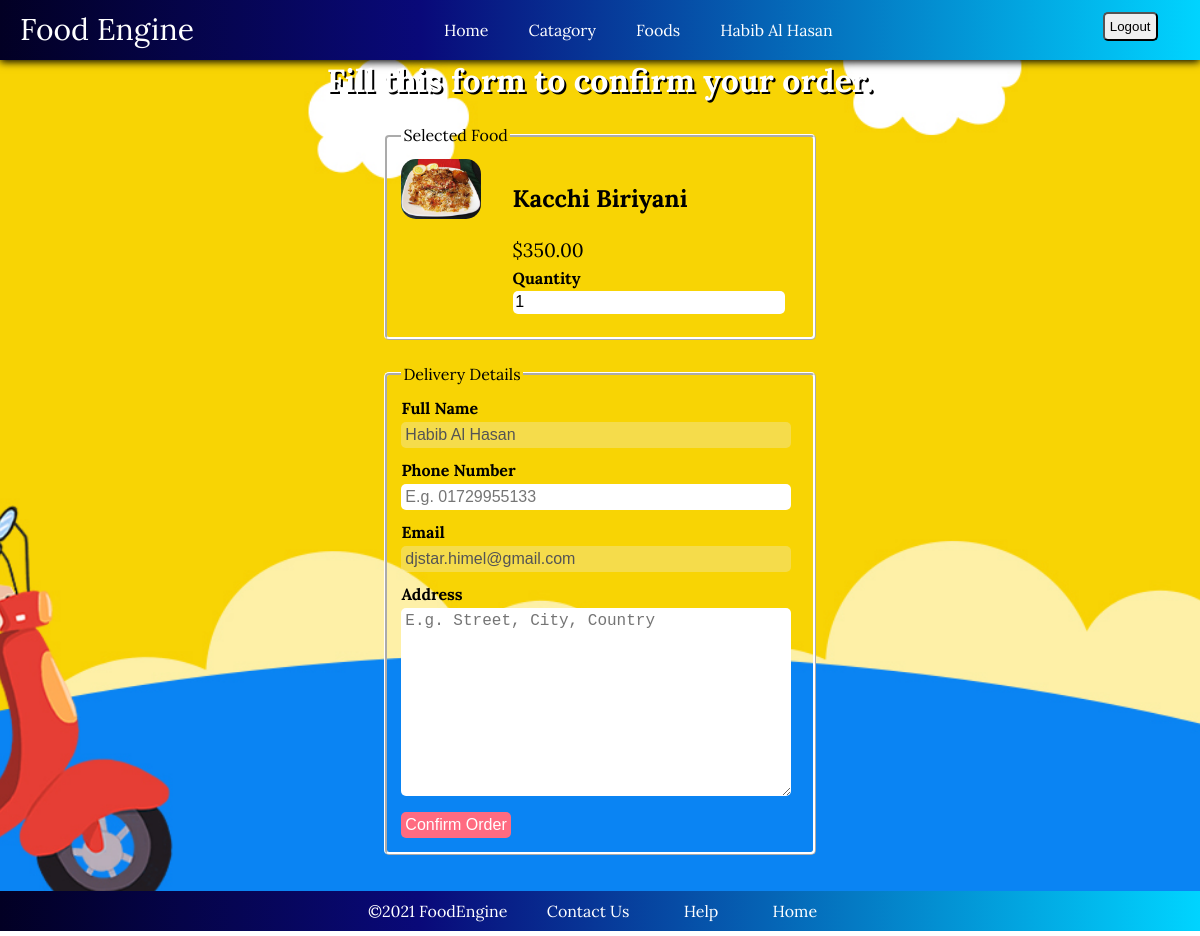
The page /order.php?food_id=32 (signed in) on the database its author committed.
### tables this page shows
CREATE TABLE `customer` (
  `customer_id` int(11) NOT NULL,
  `customer_name` varchar(30) DEFAULT NULL,
  `username` varchar(15) DEFAULT NULL,
  `email` varchar(30) DEFAULT NULL,
  `password` varchar(40) DEFAULT NULL,
  `contact_number` varchar(11) DEFAULT NULL
);

CREATE TABLE `food` (
  `food_id` int(11) NOT NULL,
  `food_name` varchar(50) DEFAULT NULL,
  `description` varchar(200) DEFAULT NULL,
  `price` decimal(10,2) DEFAULT NULL,
  `image_name` varchar(50) DEFAULT NULL,
  `catagory_id` int(11) DEFAULT NULL,
  `featured` varchar(10) DEFAULT NULL,
  `active` varchar(10) DEFAULT NULL
);

### order.php (the view, shortened to what this page needs)
<?php
require_once('database.php');
require_once('userpanel.php');
?>
    <?php
        if(isset($_GET['food_id']))
        {
            $food_id = $_GET['food_id'];
            $sql = "SELECT * FROM food WHERE food_id=$food_id";
            $res = mysqli_query($connect, $sql);
            $count = mysqli_num_rows($res);
            if($count==1)
            {
                $row = mysqli_fetch_assoc($res);
                $title = $row['food_name'];
                $price = $row['price'];
                $image_name = $row['image_name'];
            }
                 else {
         header('location:mainmenu.php');
     }
        }
     else {
         header('location:home.php');
     }
    ?>
   <?php
 if(isset($_SESSION['customer_id']))
        {
            $customer_id = $_SESSION['customer_id'];
            $sql2 = "SELECT * FROM customer WHERE customer_id=$customer_id";
            $res2 = mysqli_query($connect, $sql2);
            $count2 = mysqli_num_rows($res2);
            if($count2==1)
            {
                $row2 = mysqli_fetch_assoc($res2);
                $customer_name = $row2['customer_name'];
                $email = $row2['email'];
            }
     else {
         header('location:mainmenu.php');
     }
 }
     else {
         header('location:mainmenu.php');
     }
?>
    <section class="food-search2">
        <div class="container">
            <h2 class="text-center text-white">Fill this form to confirm your order.</h2>
            <form action="" method="POST" class="order">
                <fieldset>
                    <legend>Selected Food</legend>
                    <div class="food-menu-img">
                        <?php
                            if($image_name=="")
                            {
                                echo "<div class='error'>Image not Available.</div>";
                            }
                            else
                            {
                                ?>
                                <img src="<?php echo "" ?>image/food/<?php echo $image_name; ?>" alt="Chicke Hawain Pizza" class="img-responsive img-curve">
                                <?php
                            }
                        ?>
                    </div>
                    <div class="food-menu-desc">
                        <h3><?php echo $title; ?></h3>
                        <p class="food-price">$<?php echo $price; ?></p>
                        <div class="order-label">Quantity</div>
                        <input type="number" name="quantity" class="input-responsive" value="1" required>
                    </div>
                </fieldset>
                <fieldset>
                    <legend>Delivery Details</legend>
                    <div class="order-label">Full Name</div>
                    <input type="text" name="full-name" value="<?php echo $customer_name ?>" class="input-responsive" required disabled>
                    <div class="order-label">Phone Number</div>
                    <input type="tel" name="contact" placeholder="E.g. 01729955133" class="input-responsive" required>
                    <div class="order-label">Email</div>
                    <input type="email" name="email" value="<?php echo $email ?>" class="input-responsive" required disabled>
                    <div class="order-label">Address</div>
                    <textarea name="address" rows="10" placeholder="E.g. Street, City, Country" class="input-responsive" required></textarea>
                    <input type="submit" name="submit" value="Confirm Order" class="btn btn-primary">
                </fieldset>
            </form>
        </div>
    </section>
   <?php
require_once('footers.php');
?>

### userpanel.php (shortened to what this page needs)
<?php
require_once('database.php');
?>
<!DOCTYPE html>
<html lang="en">
<head>
    <link rel="stylesheet" href="user.css">
    <link rel="stylesheet" href="responsive.css">
    <link rel="stylesheet" href="style.css">
</head>
<body>
  <?php
    if(isset($_SESSION['customer_id'])){
        $id=$_SESSION['customer_id'];
        $sql="select * from customer where customer_id=$id";
        $records=mysqli_query($connect,$sql);
        $count=mysqli_num_rows($records);
        if($count==1){
            $row=mysqli_fetch_assoc($records);
            $nameid=$row['customer_name'];
        }
    ?>
   <header class="userheader">
        <ul>
           <li class="title">Food Engine</li>
            <li><a href="mainmenu.php">Home</a></li>
            <li><a href="catagories.php">Catagory</a></li>
            <li><a href="foods.php">Foods</a></li>
            <li><a href="<?php echo "";?>user_profile.php?customer_id=<?php echo $id; ?>"><?php echo $nameid ?></a></li>
            <li>
        <?php
                if(isset($_SESSION['customer_id'])){
                ?>
            <form action="<?php echo ($_SERVER['PHP_SELF']) ?>" method="post">
               <input class="logoutuser" type="submit" value="Logout" name="logoutuser">
            </form>
            </li>
<?php
                }
                else{
                    "";
                }
?>
        </ul>
   </header>
</body>
</html>
<?php
    }
    else{
      echo "<p style='text-align:center; color:red'>No user Logged in. Please Try Again</p>";
    }
    ?>

### user.css (style rules this page uses)
body { margin: 0; font-family: 'Lora', serif; }
.userheader { background: linear-gradient(90deg, rgba(2,0,36,1) 0%, rgba(9,9,121,1) 35%, rgba(0,212,255,1) 100%); margin: 0; box-shadow: 0px 2px 8px 0px rgba(0,0,0,2); color:white; float: left; width: 100%; margin: 0; padding: 0; float: left; }
.userheader ul li { float: left; list-style-type: none; }
.userheader ul li a { text-decoration:none; color: white; padding: 20px; display: inline-block; margin:0; }
.userheader ul { margin: 0; padding: 0; overflow: hidden; }
.title { margin-right: 400px; position: relative; top:10px; font-size: 30px; left: 20px; }
.logoutuser { margin-right: 200px; position: relative; top:12px; padding: 5px; left: 250px; border-radius: 5px; }
.container { width: 80%; margin: 0 auto; padding: 1%; }
.img-responsive { width: 100%; }
.img-curve { border-radius: 15px; }
.text-center { text-align: center; }
.text-white { color: white; text-shadow: 2px 2px black; }
a { color: #ff6b81; text-decoration: none; }
.btn { padding: 1%; border: none; font-size: 1rem; border-radius: 5px; }
.btn-primary { background-color: #ff6b81; color: white; cursor: pointer; }
h2 { color: #2f3542; font-size: 2rem; margin-bottom: 2%; }
h3 { font-size: 1.5rem; }
fieldset { border: 3px ridge white; margin: 5%; padding: 3%; border-radius: 5px; animation-name: field; animation-duration: 10s; animation-iteration-count: infinite; transition: 3s; animation-direction: alternate-reverse; transition-timing-function: ease-in-out; }
.food-menu-img { width: 20%; float: left; }
.food-menu-desc { width: 70%; float: left; margin-left: 8%; }
.food-price { font-size: 1.2rem; margin: 2% 0; }
.order { width: 50%; margin: 0 auto; }
.input-responsive { width: 96%; padding: 1%; margin-bottom: 3%; border: none; border-radius: 5px; font-size: 1rem; }
.order-label { margin-bottom: 1%; font-weight: bold; }
.food-search2 { background-image: url(image/background/delivery.jpg); background-repeat: no-repeat; background-position:center; background-size: cover; }

### responsive.css (style rules this page uses)
@media screen and (max-width:1500px) { .title { margin-right: 300px; position: relative; top:10px; font-size: 30px; left: 20px; } }
@media screen and (max-width:1300px) { .title { margin-right: 250px; position: relative; top:10px; font-size: 30px; left: 20px; } }

### rows shown on the page
customer: customer_name "Habib Al Hasan", full-name "Habib Al Hasan", email "djstar.himel@gmail.com"
food: image_name (picture), food_name "Kacchi Biriyani", price "350.00"
